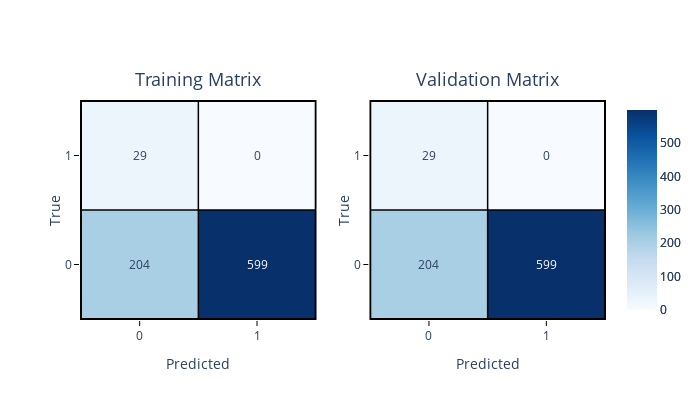

The notebook cell this image was saved under:
### Code cell
import numpy as np
import plotly.graph_objects as go
from plotly.subplots import make_subplots
from sklearn.metrics import confusion_matrix

labels = ["0", "1"]
cm = confusion_matrix(y_train, y_train_pred)
cm = np.array([[cm[0, 1], cm[0, 0]], [cm[1, 1], cm[1, 0]]])

fig = make_subplots(
    rows=1,
    cols=2,
    subplot_titles=["Training Matrix", "Validation Matrix"],
)

# Increase font size and height of titles
for annotation in fig["layout"]["annotations"]:
    annotation["font"] = dict(size=18)  # Increase font size here
    annotation["y"] = 1.03  # Increase height of title


fig.update_layout(
    autosize=False,
    width=700,
    height=400,
)
# Adding heatmaps to both subplots
for index in [1, 2]:
    fig.add_trace(
        go.Heatmap(z=cm, x=labels[::-1], y=labels, colorscale="Blues", showscale=True),
        row=1,
        col=index,
    )


def get_font_color(value, cm):
    if value > cm.max() / 2:
        return "white"
    else:
        return " dark blue"


# Adding annotations and shapes
for index in [1, 2]:
    # annotations = []
    for i, row in enumerate(cm):
        for j, value in enumerate(row):
            fig.add_annotation(
                dict(
                    text=str(value),
                    x=labels[j],
                    y=labels[i],
                    xref=f"x{index}",
                    yref=f"y{index}",
                    showarrow=False,
                    font=dict(color=get_font_color(value, cm)),
                )
            )

    # Add rectangle and line shapes per subplot
    fig.add_shape(
        type="rect",
        xref=f"x{index}",
        yref=f"y{index}",
        x0=-0.5,
        y0=-0.5,
        x1=len(labels) - 0.5,
        y1=len(labels) - 0.5,
        line=dict(color="black", width=2),
    )
    fig.add_shape(
        type="line",
        xref=f"x{index}",
        yref=f"y{index}",
        x0=-0.5,
        y0=0.5,
        x1=len(labels) - 0.5,
        y1=0.5,
        line=dict(color="black", width=1.5),
    )
    fig.add_shape(
        type="line",
        xref=f"x{index}",
        yref=f"y{index}",
        x0=0.5,
        y0=-0.5,
        x1=0.5,
        y1=1.5,
        line=dict(color="black", width=1.5),
    )


for i in range(1, 3):
    fig.update_xaxes(
        title_text="Predicted",
        row=1,
        col=i,
        tickmode="array",
        tickvals=[0, 1],
        ticktext=labels[::-1],
        ticks="outside",
        ticklen=5,  # Shorten tick length to touch grid lines
        tickwidth=1,
        tickcolor="black",
        mirror=True,  # Mirror ticks on both sides
    )
    fig.update_yaxes(
        title_text="True",
        row=1,
        col=i,
        tickmode="array",
        tickvals=[0, 1],
        ticktext=labels,
        ticks="outside",
        ticklen=5,  # Shorten tick length to touch grid lines
        tickwidth=1,
        tickcolor="black",
        mirror=True,  # Mirror ticks on both sides
        title_standoff=0.3,
    )

# Update layout for a better view

fig.show()

### Figure 1 — Plotly figure (JSON) as saved in the notebook; plotly's stock layout.template omitted (floating-point values rounded to 4 significant figures)
{"data": [{"colorscale": [[0, "rgb(247,251,255)"], [0.125, "rgb(222,235,247)"], [0.25, "rgb(198,219,239)"], [0.375, "rgb(158,202,225)"], [0.5, "rgb(107,174,214)"], [0.625, "rgb(66,146,198)"], [0.75, "rgb(33,113,181)"], [0.875, "rgb(8,81,156)"], [1, "rgb(8,48,107)"]], "showscale": true, "type": "heatmap", "x": ["1", "0"], "xaxis": "x", "y": ["0", "1"], "yaxis": "y", "z": [[204, 599], [29, 0]]}, {"colorscale": [[0, "rgb(247,251,255)"], [0.125, "rgb(222,235,247)"], [0.25, "rgb(198,219,239)"], [0.375, "rgb(158,202,225)"], [0.5, "rgb(107,174,214)"], [0.625, "rgb(66,146,198)"], [0.75, "rgb(33,113,181)"], [0.875, "rgb(8,81,156)"], [1, "rgb(8,48,107)"]], "showscale": true, "type": "heatmap", "x": ["1", "0"], "xaxis": "x2", "y": ["0", "1"], "yaxis": "y2", "z": [[204, 599], [29, 0]]}], "layout": {"annotations": [{"font": {"size": 18}, "showarrow": false, "text": "Training Matrix", "x": 0.225, "xanchor": "center", "xref": "paper", "y": 1.03, "yanchor": "bottom", "yref": "paper"}, {"font": {"size": 18}, "showarrow": false, "text": "Validation Matrix", "x": 0.775, "xanchor": "center", "xref": "paper", "y": 1.03, "yanchor": "bottom", "yref": "paper"}, {"font": {"color": " dark blue"}, "showarrow": false, "text": "204", "x": "0", "xref": "x", "y": "0", "yref": "y"}, {"font": {"color": "white"}, "showarrow": false, "text": "599", "x": "1", "xref": "x", "y": "0", "yref": "y"}, {"font": {"color": " dark blue"}, "showarrow": false, "text": "29", "x": "0", "xref": "x", "y": "1", "yref": "y"}, {"font": {"color": " dark blue"}, "showarrow": false, "text": "0", "x": "1", "xref": "x", "y": "1", "yref": "y"}, {"font": {"color": " dark blue"}, "showarrow": false, "text": "204", "x": "0", "xref": "x2", "y": "0", "yref": "y2"}, {"font": {"color": "white"}, "showarrow": false, "text": "599", "x": "1", "xref": "x2", "y": "0", "yref": "y2"}, {"font": {"color": " dark blue"}, "showarrow": false, "text": "29", "x": "0", "xref": "x2", "y": "1", "yref": "y2"}, {"font": {"color": " dark blue"}, "showarrow": false, "text": "0", "x": "1", "xref": "x2", "y": "1", "yref": "y2"}], "autosize": false, "height": 400, "shapes": [{"line": {"color": "black", "width": 2}, "type": "rect", "x0": -0.5, "x1": 1.5, "xref": "x", "y0": -0.5, "y1": 1.5, "yref": "y"}, {"line": {"color": "black", "width": 1.5}, "type": "line", "x0": -0.5, "x1": 1.5, "xref": "x", "y0": 0.5, "y1": 0.5, "yref": "y"}, {"line": {"color": "black", "width": 1.5}, "type": "line", "x0": 0.5, "x1": 0.5, "xref": "x", "y0": -0.5, "y1": 1.5, "yref": "y"}, {"line": {"color": "black", "width": 2}, "type": "rect", "x0": -0.5, "x1": 1.5, "xref": "x2", "y0": -0.5, "y1": 1.5, "yref": "y2"}, {"line": {"color": "black", "width": 1.5}, "type": "line", "x0": -0.5, "x1": 1.5, "xref": "x2", "y0": 0.5, "y1": 0.5, "yref": "y2"}, {"line": {"color": "black", "width": 1.5}, "type": "line", "x0": 0.5, "x1": 0.5, "xref": "x2", "y0": -0.5, "y1": 1.5, "yref": "y2"}], "width": 700, "xaxis": {"anchor": "y", "domain": [0, 0.45], "mirror": true, "tickcolor": "black", "ticklen": 5, "tickmode": "array", "ticks": "outside", "ticktext": ["1", "0"], "tickvals": [0, 1], "tickwidth": 1, "title": {"text": "Predicted"}}, "xaxis2": {"anchor": "y2", "domain": [0.55, 1], "mirror": true, "tickcolor": "black", "ticklen": 5, "tickmode": "array", "ticks": "outside", "ticktext": ["1", "0"], "tickvals": [0, 1], "tickwidth": 1, "title": {"text": "Predicted"}}, "yaxis": {"anchor": "x", "domain": [0, 1], "mirror": true, "tickcolor": "black", "ticklen": 5, "tickmode": "array", "ticks": "outside", "ticktext": ["0", "1"], "tickvals": [0, 1], "tickwidth": 1, "title": {"standoff": 0.3, "text": "True"}}, "yaxis2": {"anchor": "x2", "domain": [0, 1], "mirror": true, "tickcolor": "black", "ticklen": 5, "tickmode": "array", "ticks": "outside", "ticktext": ["0", "1"], "tickvals": [0, 1], "tickwidth": 1, "title": {"standoff": 0.3, "text": "True"}}}}
